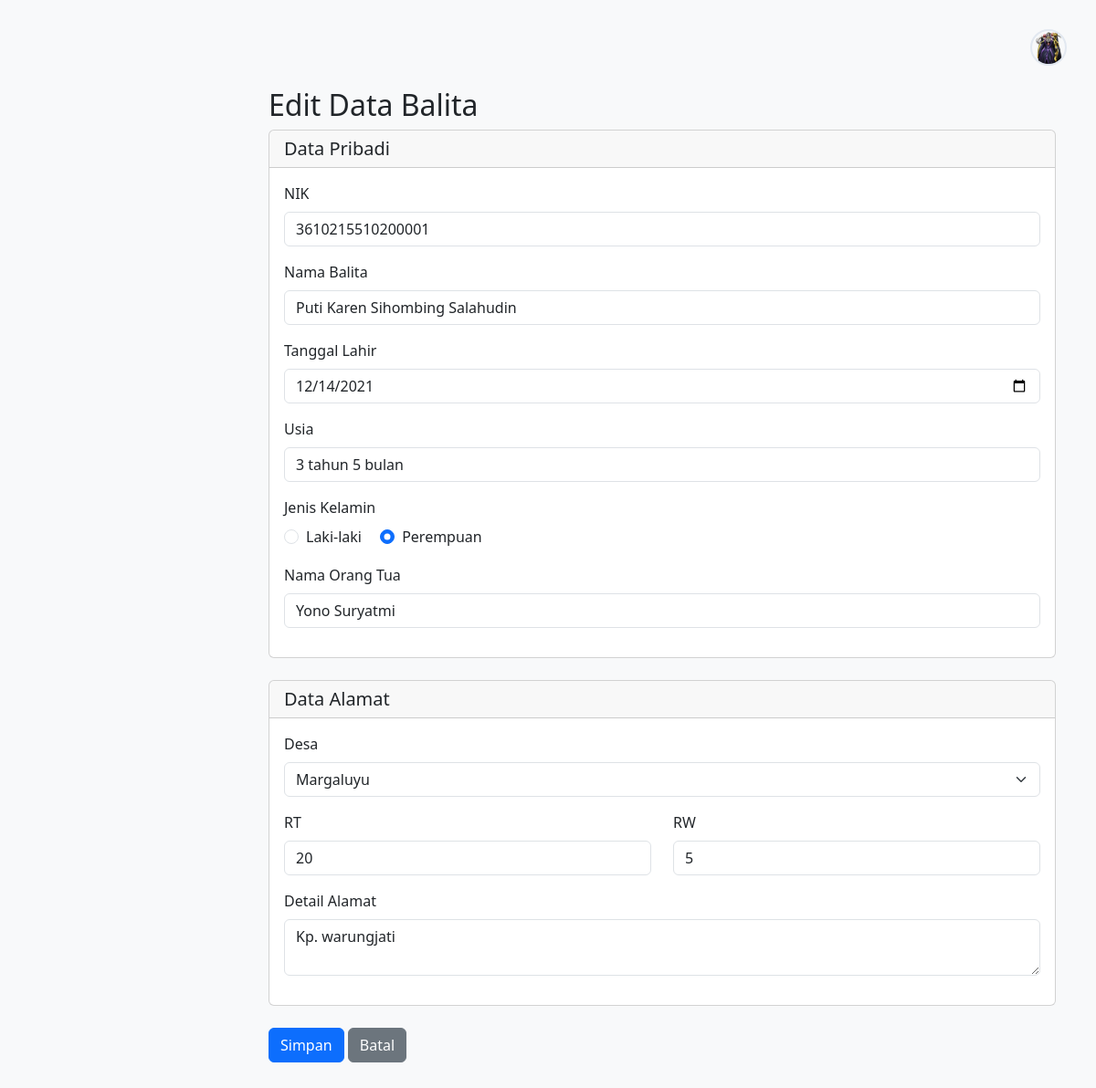
The app's page /balita/edit/16148 with its own data.
### tables this page shows
CREATE TABLE balita (
            id INTEGER PRIMARY KEY AUTOINCREMENT,
            nama TEXT NOT NULL,
            tanggal_lahir DATE NOT NULL,
            jenis_kelamin TEXT NOT NULL CHECK (jenis_kelamin IN ('L', 'P')),
            nama_ortu TEXT NOT NULL,
            created_at TIMESTAMP DEFAULT CURRENT_TIMESTAMP,
            updated_at TIMESTAMP DEFAULT CURRENT_TIMESTAMP
        , usia_tahun INTEGER, usia_bulan INTEGER, nik TEXT, provinsi VARCHAR(255) DEFAULT 'Banten', kabupaten VARCHAR(255) DEFAULT 'Lebak', kecamatan VARCHAR(255) DEFAULT 'Cimarga', puskesmas VARCHAR(255) DEFAULT 'Cimarga', desa VARCHAR(255), rt VARCHAR(10), rw VARCHAR(10), alamat_detail TEXT);

### app.py (the view, shortened to what this page needs)
@app.route('/balita/edit/<int:id>', methods=['GET', 'POST'])
def edit_balita(id):
    conn = get_db()
    try:
        balita = conn.execute('SELECT * FROM balita WHERE id = ?', (id,)).fetchone()
        if not balita:
            flash('Data balita tidak ditemukan', 'danger')
            return redirect(url_for('data_balita'))
        desa = conn.execute('SELECT * FROM desa ORDER BY nama').fetchall()
        tahun, bulan = hitung_usia(balita['tanggal_lahir'])
        return render_template('balita/edit.html',
                             balita=balita,
                             desa=desa,
                             usia_tahun=tahun,
                             usia_bulan=bulan)
    except Exception as e:
        flash(f'Terjadi kesalahan: {str(e)}', 'danger')
        return redirect(url_for('data_balita'))
    finally:
        conn.close()

### app.py (called while the page is built)
def get_db():
    conn = sqlite3.connect(app.config['DATABASE'])
    conn.row_factory = sqlite3.Row
    conn.execute("PRAGMA foreign_keys = ON")
    return conn

def hitung_usia(tanggal_lahir):
    lahir = datetime.strptime(tanggal_lahir, '%Y-%m-%d')
    sekarang = datetime.now()
    tahun = sekarang.year - lahir.year
    bulan = sekarang.month - lahir.month
    if bulan < 0:
        tahun -= 1
        bulan += 12
    return tahun, bulan

### templates/balita/edit.html (shortened to what this page needs)
{% extends "base.html" %}
{% block content %}
<div class="container mt-4">
    <h2>Edit Data Balita</h2>
    <form method="POST">
        <div class="card mb-4">
            <div class="card-header">
                <h5 class="card-title mb-0">Data Pribadi</h5>
            </div>
            <div class="card-body">
                <div class="mb-3">
                    <label for="nik" class="form-label">NIK</label>
                    <input type="text" class="form-control" id="nik" name="nik" value="{{ balita.nik }}" required>
                </div>
                <div class="mb-3">
                    <label for="nama" class="form-label">Nama Balita</label>
                    <input type="text" class="form-control" id="nama" name="nama" value="{{ balita.nama }}" required>
                </div>
                <div class="mb-3">
                    <label for="tanggal_lahir" class="form-label">Tanggal Lahir</label>
                    <input type="date" class="form-control" id="tanggal_lahir" name="tanggal_lahir" value="{{ balita.tanggal_lahir }}" required>
                </div>
                <div class="mb-3">
                    <label class="form-label">Usia</label>
                    <div id="usia" class="form-control">{{ usia_tahun }} tahun {{ usia_bulan }} bulan</div>
                </div>
                <div class="mb-3">
                    <label class="form-label">Jenis Kelamin</label>
                    <div>
                        <div class="form-check form-check-inline">
                            <input class="form-check-input" type="radio" name="jenis_kelamin" id="laki" value="L"
                                   {{ 'checked' if balita.jenis_kelamin == 'L' }}>
                            <label class="form-check-label" for="laki">Laki-laki</label>
                        </div>
                        <div class="form-check form-check-inline">
                            <input class="form-check-input" type="radio" name="jenis_kelamin" id="perempuan" value="P"
                                   {{ 'checked' if balita.jenis_kelamin == 'P' }}>
                            <label class="form-check-label" for="perempuan">Perempuan</label>
                        </div>
                    </div>
                </div>
                <div class="mb-3">
                    <label for="nama_ortu" class="form-label">Nama Orang Tua</label>
                    <input type="text" class="form-control" id="nama_ortu" name="nama_ortu" value="{{ balita.nama_ortu }}" required>
                </div>
            </div>
        </div>
        <div class="card mb-4">
            <div class="card-header">
                <h5 class="card-title mb-0">Data Alamat</h5>
            </div>
            <div class="card-body">
                <div class="mb-3">
                    <label for="desa" class="form-label">Desa</label>
                    <select class="form-select" id="desa" name="desa" required>
                        {% for d in desa %}
                        <option value="{{ d.nama }}" {{ 'selected' if balita.desa == d.nama }}>{{ d.nama }}</option>
                        {% endfor %}
                    </select>
                </div>
                <div class="row">
                    <div class="col-md-6">
                        <div class="mb-3">
                            <label for="rt" class="form-label">RT</label>
                            <input type="text" class="form-control" id="rt" name="rt" value="{{ balita.rt }}" required
                                   pattern="[0-9]{1,3}" title="Masukkan nomor RT (1-999)">
                        </div>
                    </div>
                    <div class="col-md-6">
                        <div class="mb-3">
                            <label for="rw" class="form-label">RW</label>
                            <input type="text" class="form-control" id="rw" name="rw" value="{{ balita.rw }}" required
                                   pattern="[0-9]{1,3}" title="Masukkan nomor RW (1-999)">
                        </div>
                    </div>
                </div>
                <div class="mb-3">
                    <label for="alamat_detail" class="form-label">Detail Alamat</label>
                    <textarea class="form-control" id="alamat_detail" name="alamat_detail" rows="2" required>{{ balita.alamat_detail }}</textarea>
                </div>
            </div>
        </div>
        <button type="submit" class="btn btn-primary">Simpan</button>
        <a href="{{ url_for('data_balita') }}" class="btn btn-secondary">Batal</a>
    </form>
</div>
{% endblock %}

### templates/base.html (style rules this page uses)
body { background: #f8f9fa; }

### records on screen
balita: nik "3610215510200001", nama "Puti Karen Sihombing Salahudin", tanggal_lahir "12/14/2021", nama_ortu "Yono Suryatmi", rt "20", rw "5", alamat_detail "Kp. warungjati"

### other values on screen
{{ usia_tahun }} "3"
{{ usia_bulan }} "5"
form field desa "Margaluyu"
